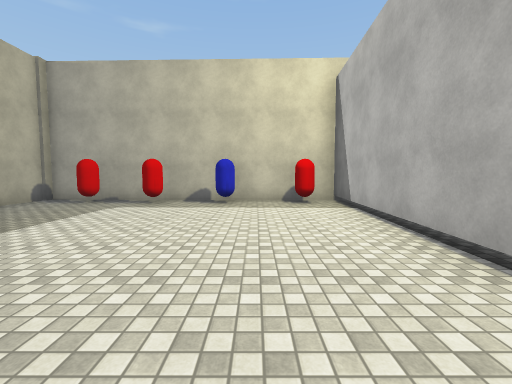
[1] (above)

17 first-person views from a walk through a scene from a Unity 3-D project. The camera is 1.5 m above the floor, tilts 4° down and sees 90° across. The floor is counted in squares, 2 m on a side. Each view is taken from the middle of a square. On the plan, view 1 faces up. The plan holds only what a view shows up to about 9 squares ahead; the rest is blank. The place goes on beyond the plan. The player is left out. Surface patterns are stand-ins for the level's own textures.

[2]
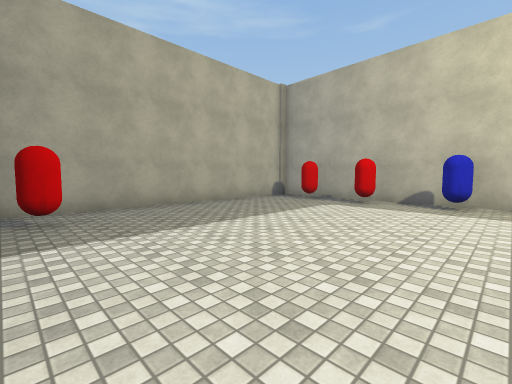

[3]
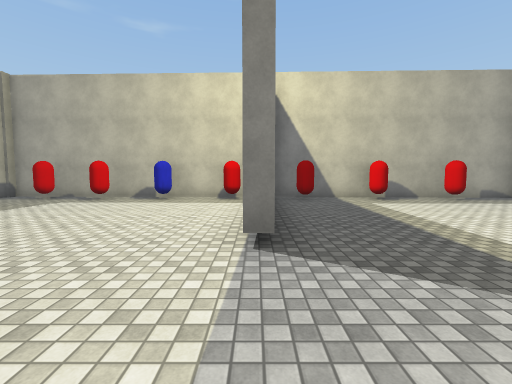

[4]
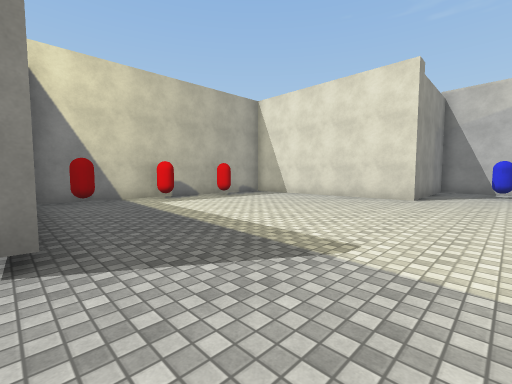

[5]
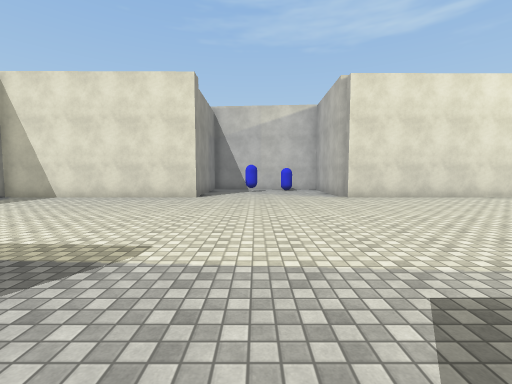

[6]
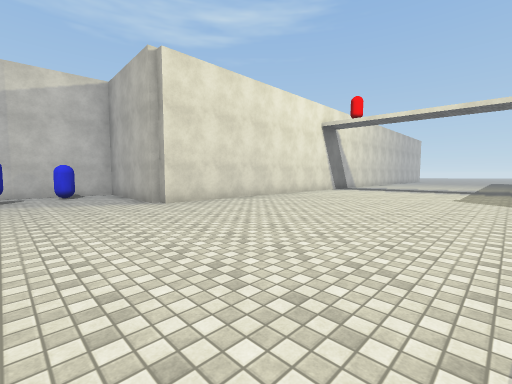

[7]
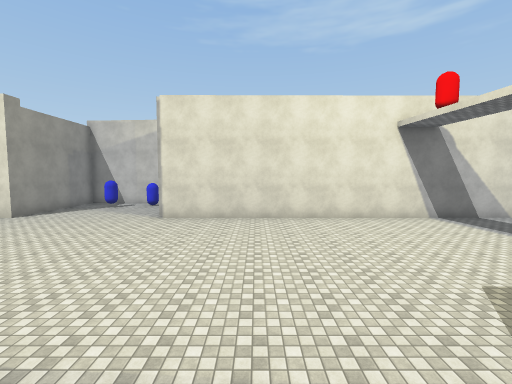

[8]
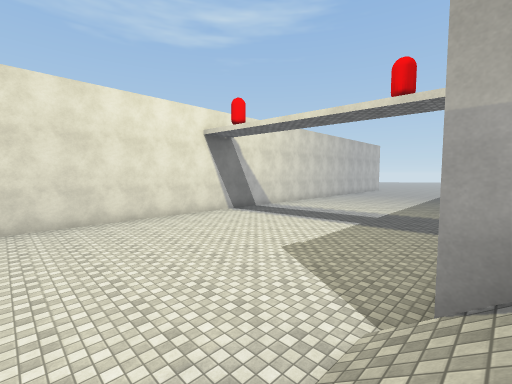

[9]
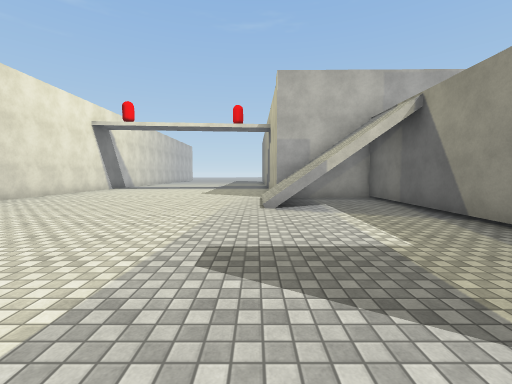

[10]
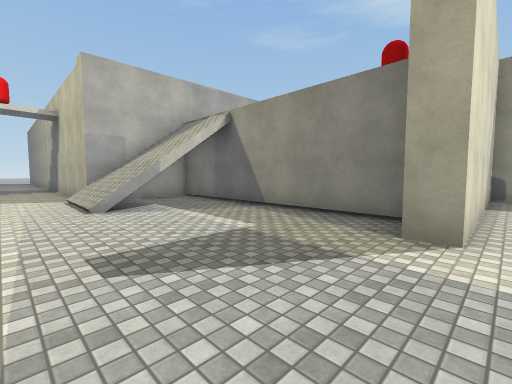

[11]
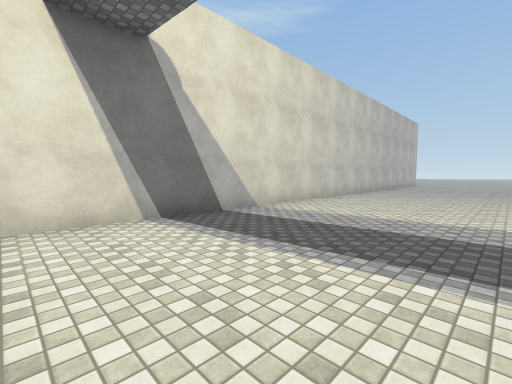

[12]
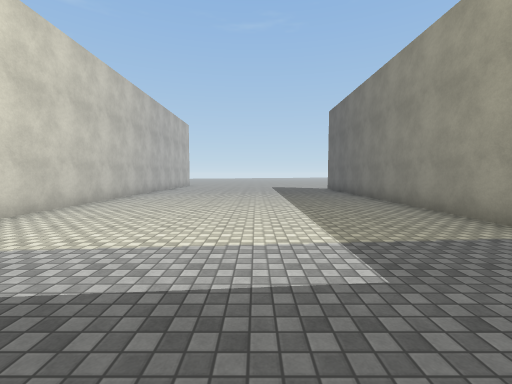

[13]
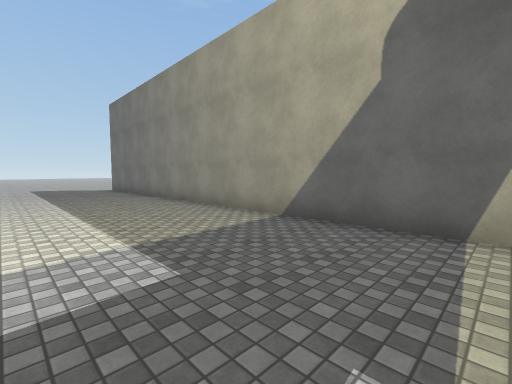

[14]
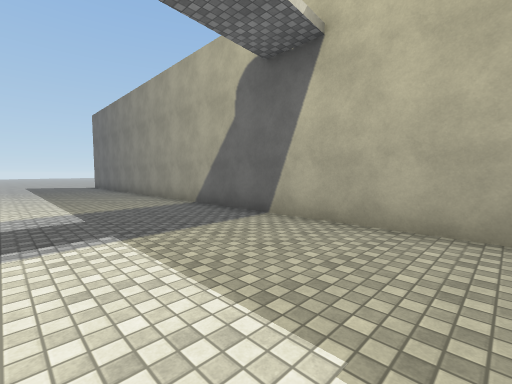

[15]
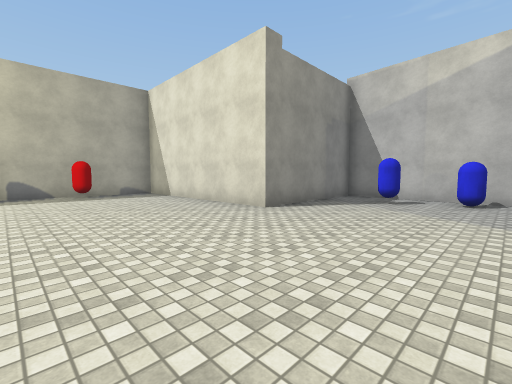

[16]
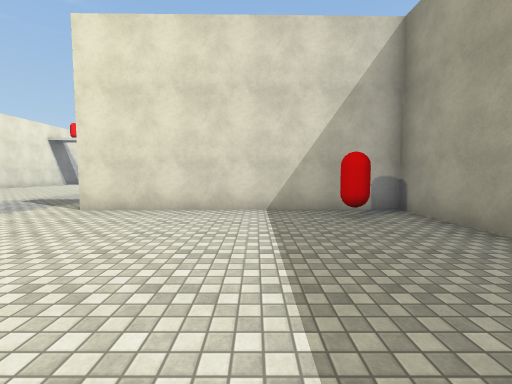

[17]
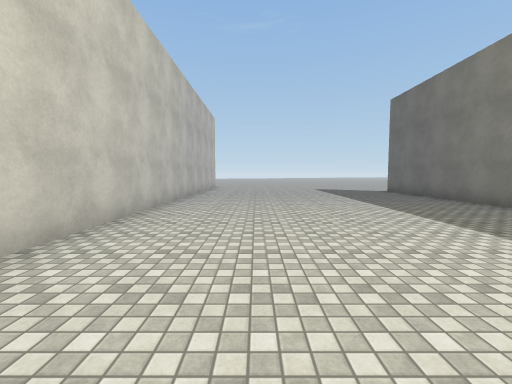

### Floor plan
Points are (right, up) in squares from view 1. A wall is a line through its corners. A room is listed if a view was taken in it or the views show most of it. See-through windows are left out.
Room 1 (views 1, 2, 16)
walls: (1.9, 1.8) (2.2, 7.3) (-6.1, 7.5) (-6, -0.4) (0.7, -0.3)
ways out: opening at (1, 1) to room 2
objects: red capsule (-5, 0); red capsule (-4, 7); red capsule (-3, 7); blue capsule (-1, 7); red capsule (1, 7)
Room 2 (views 3, 4, 5, 6, 7, 8, 9, 10, 11, 12, 13, 14, 15, 17)
walls: (0.7, -0.3) (0.7, -1); (-0.5, -1.1) (-0.6, -8.1) (2.3, -8.1) (2.4, -22.6); (14.2, -3.6) (14.5, 1.1); (14.6, 0.8) (10.2, 1.1) (10.2, 7.1) (2.6, 7.3); (10.3, -22.5) (10.2, -3.8) (13.9, -3.9)
ways out: opening at (1, 1) to room 1
objects: red capsule (3, 6); red capsule (6, 7); red capsule (8, 6); blue capsule (13, -2); blue capsule (13, -1)

Where each view was taken, in squares from view 1:
view 1: 0 up, 0 right, facing up
view 2: 0 up, 0 right, facing up-left
view 3: 1 down, 2 right, facing up
view 4: 1 down, 2 right, facing up-right
view 5: 1 down, 2 right, facing right
view 6: 1 down, 4 right, facing down-right
view 7: 7 down, 2 right, facing right
view 8: 6 down, 2 right, facing down-right
view 9: 0 up, 3 right, facing down
view 10: 0 up, 4 right, facing down-left
view 11: 11 down, 6 right, facing down-right
view 12: 13 down, 6 right, facing down
view 13: 13 down, 6 right, facing down-left
view 14: 10 down, 6 right, facing down-left
view 15: 3 down, 6 right, facing up-right
view 16: 5 up, 3 left, facing down
view 17: 15 down, 8 right, facing down
